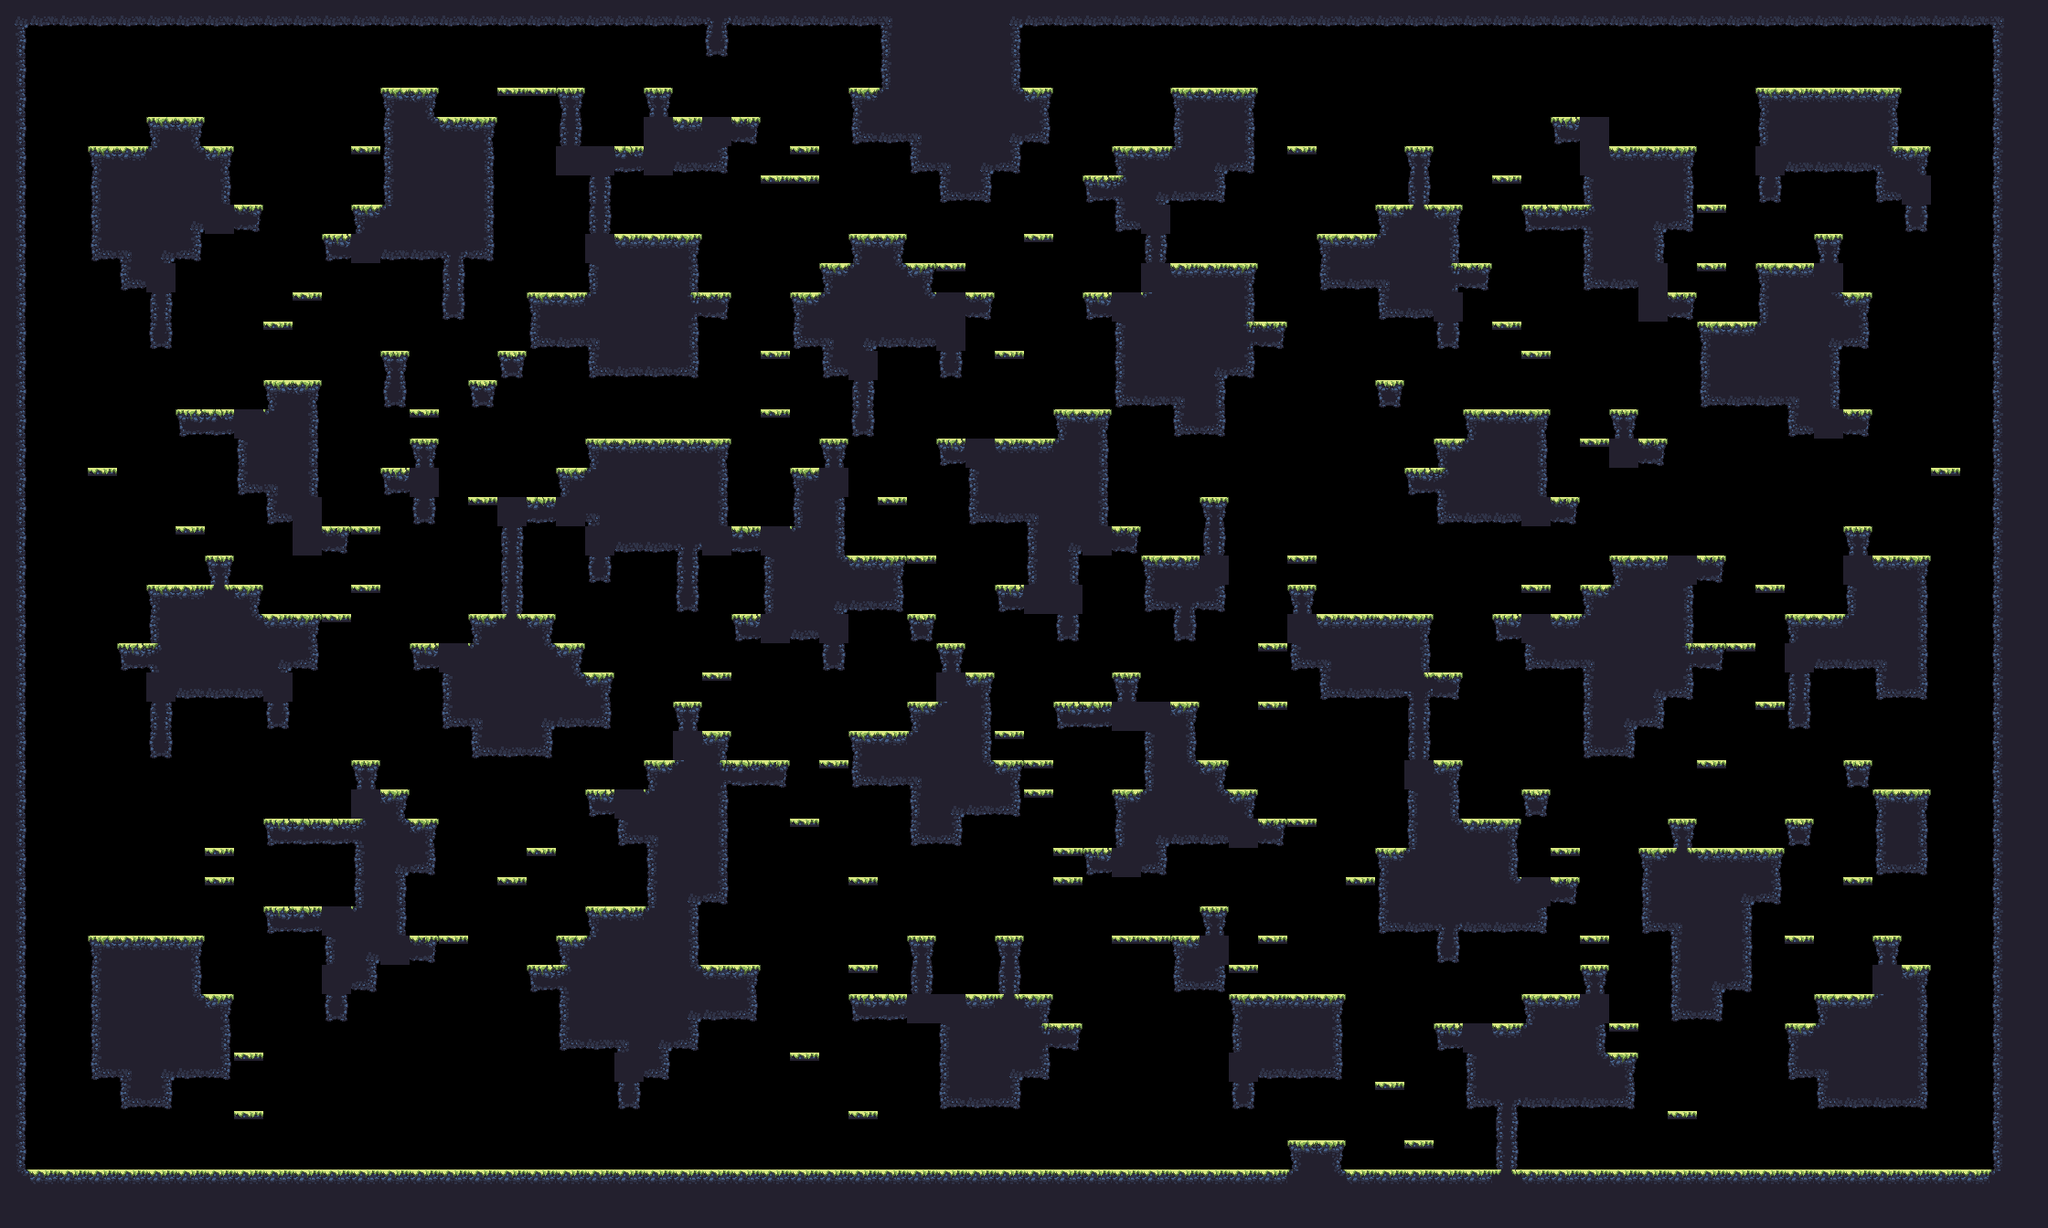

This game map was drawn from its Tiled (.tmx) file and the tilesets committed beside it. A one-line description and the trimmed map source follow:
An orthogonal 70x42 tile map with 32x32 px tiles, 1 tile layer (main) and 17 objects (9x spawn, spawnPlayer0, spawnCrown0, spawnPlayer1, spawnCrown1, ...).

<map compressionlevel="0" height="42" infinite="0" nextlayerid="3" nextobjectid="4" orientation="orthogonal" renderorder="right-down" tiledversion="1.3.2" tileheight="32" tilewidth="32" version="1.2" width="70">
 <tileset firstgid="1" source="forest_summer_tile_set.tsx" />
 <layer height="42" id="1" name="main" width="70">
  <data>[2940 cells, 1242 non-empty, 27 distinct tile ids]</data>
 </layer>
 <objectgroup><object id="1" name="spawnPlayer0" x="128" y="112.0" /><object id="2" name="spawnCrown0" x="160" y="80.0" /><object id="3" name="spawnPlayer1" x="2048" y="272.0" /><object id="4" name="spawnCrown1" x="2112" y="112.0" /><object id="5" name="spawnPlayer2" x="64" y="1232.0" /><object id="6" name="spawnCrown2" x="64" y="1232.0" /><object id="7" name="spawnPlayer3" x="2144" y="1232.0" /><object id="8" name="spawnCrown3" x="1952" y="1232.0" /><object id="9" name="spawn" x="1408" y="1040.0" /><object id="10" name="spawn" x="1600" y="176.0" /><object id="11" name="spawn" x="1376" y="240.0" /><object id="12" name="spawn" x="1184" y="144.0" /><object id="13" name="spawn" x="480" y="656.0" /><object id="14" name="spawn" x="1760" y="400.0" /><object id="15" name="spawn" x="480" y="656.0" /><object id="16" name="spawn" x="1184" y="1072.0" /><object id="17" name="spawn" x="1248" y="1232.0" /></objectgroup></map>
